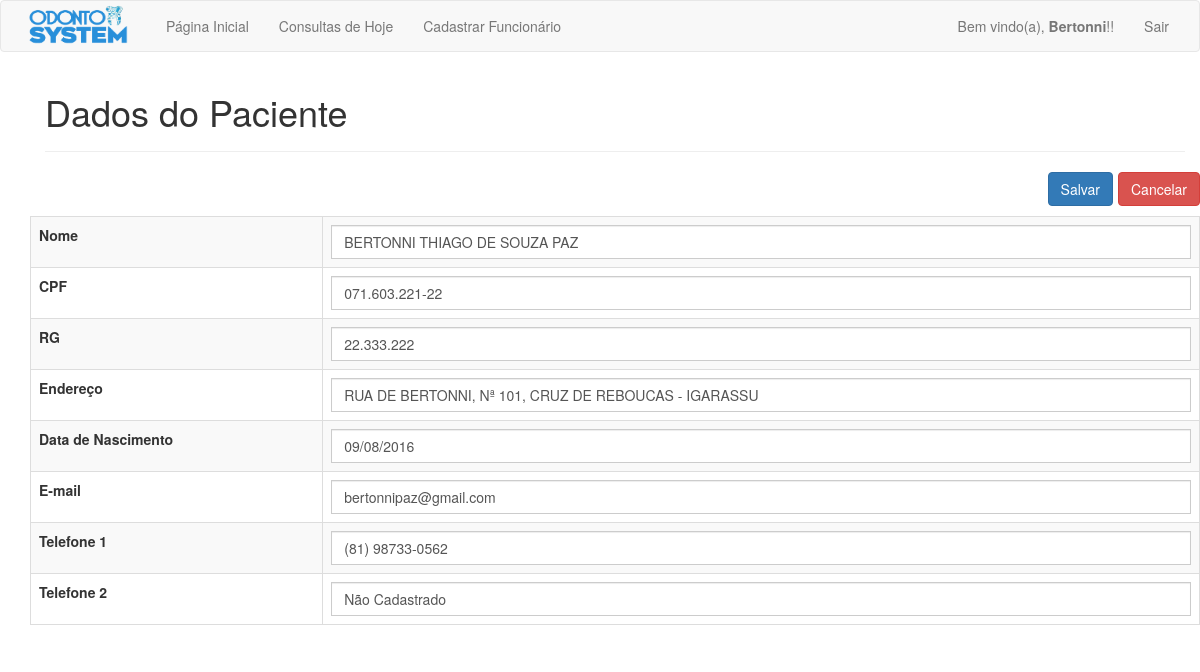
The app's page /php/editar_dados.php?id=6 (signed in), older data.
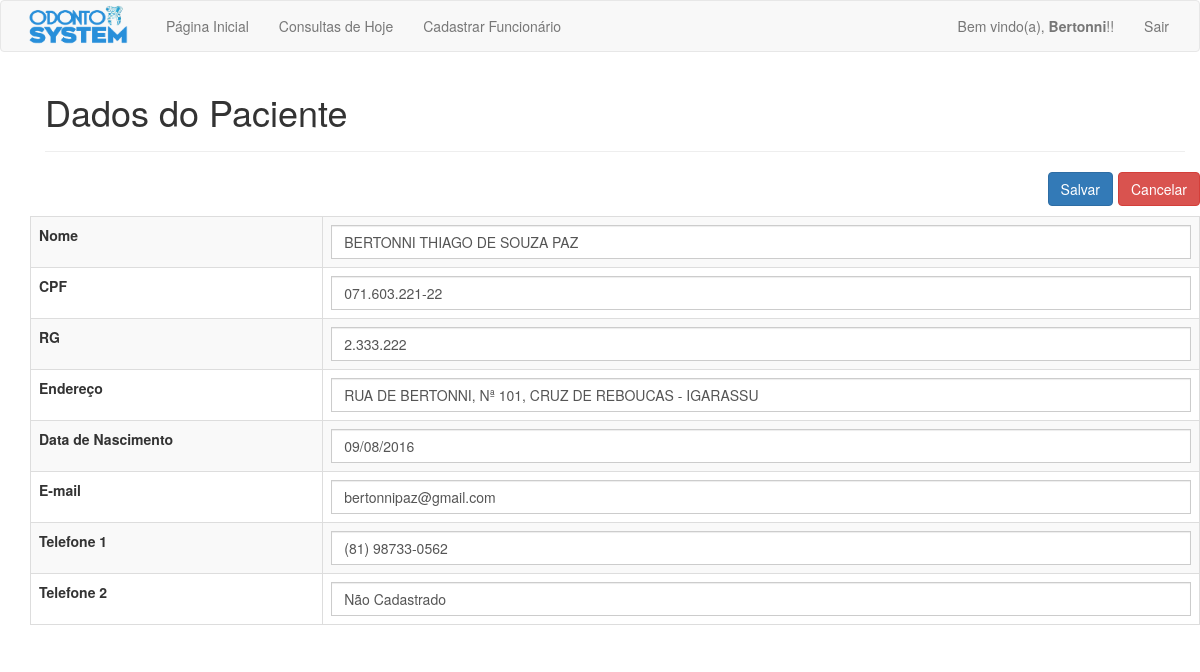
The same page, newer data.
### tables this page shows
CREATE TABLE `pacientes` (
  `pac_id` int(11) NOT NULL,
  `pac_nome` varchar(100) NOT NULL,
  `pac_endereco` varchar(200) NOT NULL,
  `pac_rg` varchar(15) DEFAULT NULL,
  `pac_cpf` varchar(15) DEFAULT NULL,
  `pac_email` varchar(50) NOT NULL,
  `pac_data_nasc` date NOT NULL,
  `pac_telefone_1` varchar(15) NOT NULL,
  `pac_telefone_2` varchar(15) DEFAULT NULL
);

### php/editar_dados.php (the view, shortened to what this page needs)
<?php
require_once 'cabecalho.php';
$id = $_GET['id'];
$sql = "SELECT * FROM pacientes WHERE pac_id = '$id'";
$result = mysqli_query($connection, $sql);
$array = mysqli_fetch_array($result);
if(isLogged()) {
	?>
	<div class="container marketing">
		<div class="container theme-showcase" role="main">
			<div id="cadastro_pac" class="page-header">
				<h1>Dados do Paciente</h1>
			</div>
			<div class="row">
			<button class="btn btn-danger voltar" onClick="history.go(-1)">Cancelar</button>
			<form action="validar_edicao_pac.php" method="POST">
			<button class="btn btn-primary editar" type="submit">Salvar</a></button>
			<br></br>
				<table class='table table-striped table-bordered'>
					<tr>
						<td class='td_one'><b>Nome</b></td>
						<td><input type="text" class='form-control' name="nome" value="<?= $array['pac_nome'] ?>" size="20"></td>
					</tr>
					<tr>
						<td class='td_one'><b>CPF</b></td>
						<td><input type="text" class='form-control' name="cpf" value="<?= $array['pac_cpf'] ?>" size="20"></td>
					</tr>
					<tr>
						<td class='td_one'><b>RG</b></td>
						<td><input type="text" class='form-control' name="rg" value="<?= $array['pac_rg'] ?>" size="20"></td>
					</tr>
					<tr>
						<td class='td_one'><b>Endereço</b></td>
						<td><input type="text" class='form-control' name="endereco" value="<?= $array['pac_endereco'] ?>" size="20"></td>
					</tr>
					<tr>
						<td class='td_one'><b>Data de Nascimento</b></td>
						<?php
						echo "<td><input type='text' class='form-control' name='nasc' value='" . date_format(new DateTime($array['pac_data_nasc']), 'd/m/Y') . "' size='50'></td>";
						?>
					</tr>
					<tr>
						<td class='td_one'><b>E-mail</b></td>
						<td><input type="mail" class='form-control' name="email" value="<?= $array['pac_email'] ?>" size="20"></td>
					</tr>
					<tr>
						<td class='td_one'><b>Telefone 1</b></td>
						<td><input type="text" class='form-control' name="fone1" value="<?= $array['pac_telefone_1'] ?>" size="20"></td>
					</tr>
					<tr>
						<td class='td_one'><b>Telefone 2</b></td>
						<td><input type="text" class='form-control' name="fone2" value="<?= $array['pac_telefone_2'] ?>" size="20"></td>
					</tr>
				</table>
			</div>
		<?php
	}
	require_once 'rodape.php';
	?>

Row changes from the older to the newer data that the page shows:
changed pacientes "BERTONNI THIAGO DE SOUZA PAZ": rg "22.333.222" → "2.333.222"
